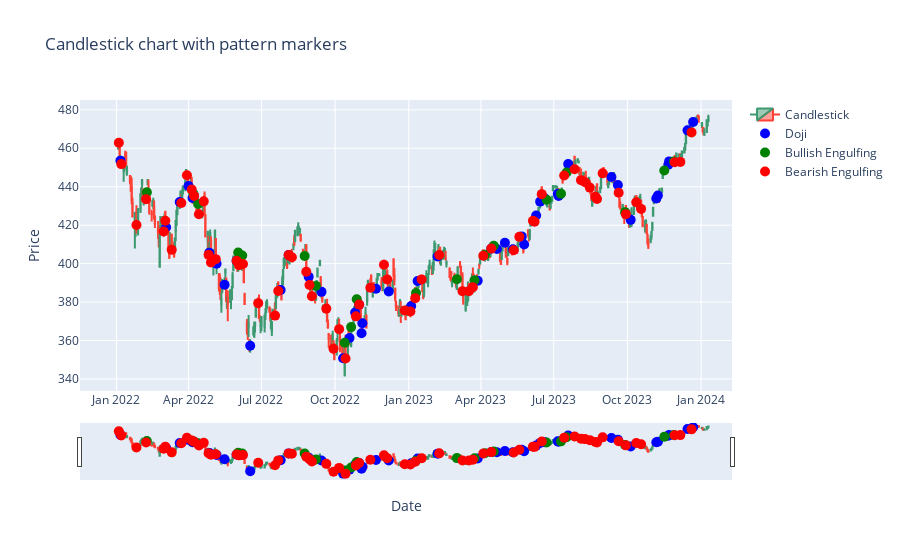

Here is the notebook cell this chart was saved with:
### Code cell
import visualiztion.hardcode
import importlib
importlib.reload(visualiztion.hardcode)
from visualiztion.hardcode import add_patterns_to_figure, init_figure, update_layout_bla_bla


fig = init_figure(df)
add_patterns_to_figure(fig, df)
update_layout_bla_bla(fig)


fig.show()
